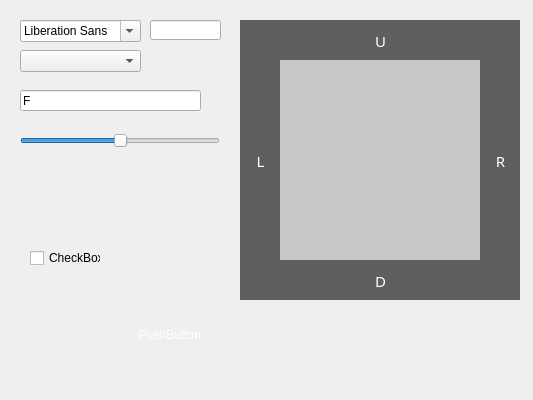
<?xml version="1.0" encoding="UTF-8"?>
<ui version="4.0">
 <class>FontTools</class>
 <widget class="QWidget" name="FontTools">
  <property name="geometry">
   <rect>
    <x>0</x>
    <y>0</y>
    <width>533</width>
    <height>400</height>
   </rect>
  </property>
  <property name="windowTitle">
   <string>Form</string>
  </property>
  <widget class="QFontComboBox" name="Cb_font">
   <property name="geometry">
    <rect>
     <x>20</x>
     <y>20</y>
     <width>121</width>
     <height>22</height>
    </rect>
   </property>
  </widget>
  <widget class="QComboBox" name="comboBox">
   <property name="geometry">
    <rect>
     <x>20</x>
     <y>50</y>
     <width>121</width>
     <height>22</height>
    </rect>
   </property>
  </widget>
  <widget class="QLabel" name="label">
   <property name="geometry">
    <rect>
     <x>280</x>
     <y>60</y>
     <width>200</width>
     <height>200</height>
    </rect>
   </property>
   <property name="styleSheet">
    <string notr="true">background-color: rgb(200, 200, 200);</string>
   </property>
   <property name="text">
    <string/>
   </property>
   <property name="alignment">
    <set>Qt::AlignCenter</set>
   </property>
  </widget>
  <widget class="QPushButton" name="bn_generated">
   <property name="geometry">
    <rect>
     <x>120</x>
     <y>310</y>
     <width>100</width>
     <height>50</height>
    </rect>
   </property>
   <property name="styleSheet">
    <string notr="true">QPushButton{
	background-color: transparent;
	color: rgb(255, 255, 255);
	border:transparent;
}
QPushButton:hover{
	border:1px solid rgb(255,200,0);
}

</string>
   </property>
   <property name="text">
    <string>PushButton</string>
   </property>
  </widget>
  <widget class="QLineEdit" name="le_pixSize">
   <property name="geometry">
    <rect>
     <x>150</x>
     <y>20</y>
     <width>71</width>
     <height>20</height>
    </rect>
   </property>
  </widget>
  <widget class="QLabel" name="label_2">
   <property name="geometry">
    <rect>
     <x>240</x>
     <y>20</y>
     <width>280</width>
     <height>280</height>
    </rect>
   </property>
   <property name="styleSheet">
    <string notr="true">background-color: rgb(95, 95, 95);</string>
   </property>
   <property name="text">
    <string/>
   </property>
  </widget>
  <widget class="QCheckBox" name="checkBox">
   <property name="geometry">
    <rect>
     <x>30</x>
     <y>250</y>
     <width>71</width>
     <height>16</height>
    </rect>
   </property>
   <property name="text">
    <string>CheckBox</string>
   </property>
  </widget>
  <widget class="QPushButton" name="bn_offsetDown">
   <property name="geometry">
    <rect>
     <x>280</x>
     <y>260</y>
     <width>201</width>
     <height>41</height>
    </rect>
   </property>
   <property name="font">
    <font>
     <family>Bahnschrift Light</family>
     <pointsize>11</pointsize>
    </font>
   </property>
   <property name="styleSheet">
    <string notr="true">QPushButton{
	background-color: transparent;
	color: rgb(255, 255, 255);
	border:transparent;
}
QPushButton:hover{
	border:1px solid rgb(255,200,0);
}

</string>
   </property>
   <property name="text">
    <string>D</string>
   </property>
  </widget>
  <widget class="QPushButton" name="bn_offsetUP">
   <property name="geometry">
    <rect>
     <x>280</x>
     <y>20</y>
     <width>201</width>
     <height>41</height>
    </rect>
   </property>
   <property name="font">
    <font>
     <family>Bahnschrift Light</family>
     <pointsize>11</pointsize>
    </font>
   </property>
   <property name="styleSheet">
    <string notr="true">QPushButton{
	background-color: transparent;
	color: rgb(255, 255, 255);
	border:transparent;
}
QPushButton:hover{
	border:1px solid rgb(255,200,0);
}

</string>
   </property>
   <property name="text">
    <string>U</string>
   </property>
  </widget>
  <widget class="QPushButton" name="bn_offsetLeft">
   <property name="geometry">
    <rect>
     <x>240</x>
     <y>60</y>
     <width>41</width>
     <height>201</height>
    </rect>
   </property>
   <property name="font">
    <font>
     <family>Bahnschrift Light</family>
     <pointsize>11</pointsize>
    </font>
   </property>
   <property name="styleSheet">
    <string notr="true">QPushButton{
	background-color: transparent;
	color: rgb(255, 255, 255);
	border:transparent;
}
QPushButton:hover{
	border:1px solid rgb(255,200,0);
}

</string>
   </property>
   <property name="text">
    <string>L</string>
   </property>
  </widget>
  <widget class="QPushButton" name="bn_offsetRight">
   <property name="geometry">
    <rect>
     <x>480</x>
     <y>60</y>
     <width>41</width>
     <height>201</height>
    </rect>
   </property>
   <property name="font">
    <font>
     <family>Bahnschrift Light</family>
     <pointsize>11</pointsize>
    </font>
   </property>
   <property name="styleSheet">
    <string notr="true">QPushButton{
	background-color: transparent;
	color: rgb(255, 255, 255);
	border:transparent;
}
QPushButton:hover{
	border:1px solid rgb(255,200,0);
}

</string>
   </property>
   <property name="text">
    <string>R</string>
   </property>
  </widget>
  <widget class="QLineEdit" name="le_char">
   <property name="geometry">
    <rect>
     <x>20</x>
     <y>90</y>
     <width>181</width>
     <height>21</height>
    </rect>
   </property>
   <property name="text">
    <string>F</string>
   </property>
   <property name="maxLength">
    <number>1</number>
   </property>
  </widget>
  <widget class="QSlider" name="hs_MonoThreshold">
   <property name="geometry">
    <rect>
     <x>20</x>
     <y>130</y>
     <width>200</width>
     <height>22</height>
    </rect>
   </property>
   <property name="maximum">
    <number>255</number>
   </property>
   <property name="value">
    <number>128</number>
   </property>
   <property name="orientation">
    <enum>Qt::Horizontal</enum>
   </property>
  </widget>
  <zorder>label_2</zorder>
  <zorder>Cb_font</zorder>
  <zorder>comboBox</zorder>
  <zorder>label</zorder>
  <zorder>bn_generated</zorder>
  <zorder>le_pixSize</zorder>
  <zorder>checkBox</zorder>
  <zorder>bn_offsetDown</zorder>
  <zorder>bn_offsetUP</zorder>
  <zorder>bn_offsetLeft</zorder>
  <zorder>bn_offsetRight</zorder>
  <zorder>le_char</zorder>
  <zorder>hs_MonoThreshold</zorder>
 </widget>
 <resources/>
 <connections/>
</ui>
